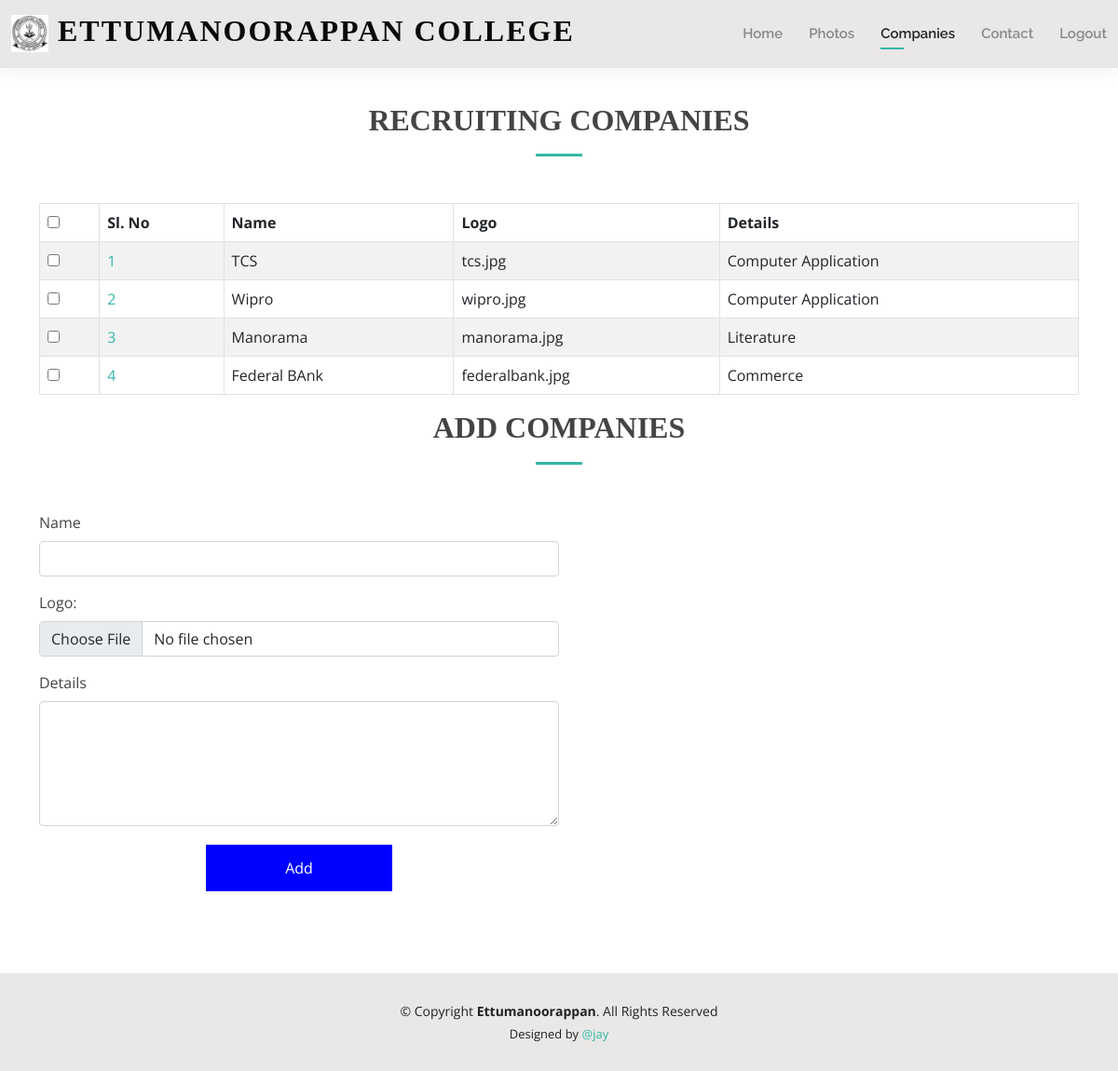
/loginpanel/Placement/company.php, run on the app's committed database.
### tables this page shows
CREATE TABLE `company` (
  `companyid` int(10) NOT NULL,
  `name` varchar(25) DEFAULT NULL,
  `logo` varchar(45) DEFAULT NULL,
  `details` varchar(200) DEFAULT NULL
);

### loginpanel/Placement/company.php (the view, shortened to what this page needs)
<!DOCTYPE html>
<html lang="en">
<head>
  <link href="assets/vendor/aos/aos.css" rel="stylesheet">
  <link href="assets/vendor/bootstrap/css/bootstrap.min.css" rel="stylesheet">
  <link href="assets/vendor/bootstrap-icons/bootstrap-icons.css" rel="stylesheet">
  <link href="assets/vendor/boxicons/css/boxicons.min.css" rel="stylesheet">
  <link href="assets/vendor/glightbox/css/glightbox.min.css" rel="stylesheet">
  <link href="assets/vendor/swiper/swiper-bundle.min.css" rel="stylesheet">
  <link href="assets/css/style.css" rel="stylesheet">
</head>
<body>
  <header id="header" class="fixed-top">
    <div class="container-fluid d-flex justify-content-between align-items-center">
      <h1 class="logo me-auto me-lg-0"><a href="indexhome.php"><img src="assets/img/etm.png" rel="icon">&nbsp;Ettumanoorappan College</a></h1>
      <nav id="navbar" class="navbar order-last order-lg-0">
        <ul>
          <li><a href="indexhome.php">Home</a></li>
          <li><a href="photo.php">Photos</a></li>
          <li><a class="active" href="company.php">Companies</a></li>
          <li><a href="contact.php">Contact</a></li>
	  <li><a href="logout.php">Logout</a></li>
        </ul>
      </nav>
    </div>
  </header>
  <main id="main">
    <section id="resume" class="resume">
      <div class="container" data-aos="fade-up">
        <div class="section-title">
          <h2>Recruiting Companies</h2>
        </div>
 <table id="dynamic-table" class="table table-striped table-bordered table-hover">
	<thead>
		<tr>
			<th class="center">
				<label class="pos-rel">
					<input type="checkbox" class="ace" />
				</label>
			</th>
			<th>Sl. No</th>
			<th>Name</th>
			<th>Logo</th>
			<th>Details</th>
		</tr>
	</thead>
	<tbody>
    		<?php
		include('../database.php');
		$sql="select * from company ORDER BY companyid ASC";
		$result = mysqli_query($conn, $sql); $i=1;
            	while($row = mysqli_fetch_assoc($result)){
             	?>
		<tr>
			<td class="center">
				<label class="pos-rel">
					<input type="checkbox" class="ace" />
				</label>
			</td>
			<td>
				<a href="#"><?= $i; ?></a>
			</td>
      			<td><?= $row['name']; ?></td>
			<td><?= $row['logo']; ?></td>
      			<td><?= $row['details']; ?></td>
		</tr>
    		<?php $i++;} ?>
	</tbody>
</table>
<div class="section-title">
          <h2>ADD Companies</h2>
        </div>
        <div class="col-6">
      <form action="addcompany.php" method="post">
        <div class="mb-3">
          <label class="form-label">Name</label>
          <input type="text" name="name" id="name" class="form-control" required>
        </div>
        <div class="mb-3">
          <label class="form-label">Logo: &nbsp;&nbsp;</label>
          <input type="file" name="logo" id="logo" class="form-control" required>
        </div>
        <div class="mb-3">
          <label class="form-label">Details</label>
          <textarea name="details" id="details" rows="5" class="form-control" required></textarea>
        </div>
        <div class="text-center"><button type="submit" name="submit" style="  background-color: blue;  border: none;  color: white; height:50px; width:200px;  text-decoration: none;  display: inline-block;
          font-size: 16px;  margin: 4px 2px;  cursor: pointer;">Add</button></div>
      </form><br>
      </div>
    </section>
  </main>
  <footer id="footer">
    <div class="container">
      <div class="copyright">
        &copy; Copyright <strong><span>Ettumanoorappan</span></strong>. All Rights Reserved
      </div>
      <div class="credits">
        Designed by <a href="#">@jay</a>
      </div>
    </div>
  </footer>
</body>
</html>

### loginpanel/Placement/assets/css/style.css (style rules this page uses)
body { font-family: "Open Sans", sans-serif; color: #444444; }
a { color: #34b7a7; text-decoration: none; }
h1, h2, h3, h4, h5, h6 { font-family: "Times New Roman", sans-serif; }
#main { margin-top: 50px; }
#header { background: #e9e8e6; box-shadow: 0px 0px 25px 0 rgba(0, 0, 0, 0.08); z-index: 997; padding: 15px 0; }
#header .logo { font-size: 32px; margin: 0; padding: 0; line-height: 1; font-weight: 600; font-family: Algerian; letter-spacing: 2px; text-transform: uppercase; }
#header .logo a { color: #0a0a0a; }
#header .logo img { max-height: 40px; }
.navbar { padding: 0; }
.navbar ul { margin: 0; padding: 0; display: flex; list-style: none; align-items: center; }
.navbar li { position: relative; padding: 10px 0 10px 28px; }
.navbar a, .navbar a:focus { display: flex; align-items: right; justify-content: space-between; font-family: "Raleway", sans-serif; font-size: 15px; font-weight: 600; color: #888888; white-space: nowrap; transition: 0.3s; position: relative; }
.navbar > ul > li > a:before { content: ""; position: absolute; width: 0; height: 2px; bottom: -5px; left: 0; background-color: #34b7a7; visibility: hidden; width: 0px; transition: all 0.3s ease-in-out 0s; }
.navbar a:hover:before, .navbar li:hover > a:before, .navbar .active:before { visibility: visible; width: 25px; }
.navbar a:hover, .navbar .active, .navbar .active:focus, .navbar li:hover > a { color: #222222; }
section { padding: 60px 0; }
.section-title { text-align: center; padding-bottom: 30px; }
.section-title h2 { font-size: 32px; font-weight: bold; text-transform: uppercase; margin-bottom: 20px; padding-bottom: 20px; position: relative; }
.section-title h2::after { content: ''; position: absolute; display: block; width: 50px; height: 3px; background: #34b7a7; bottom: 0; left: calc(50% - 25px); }
#footer { background: #e9e8e6; padding: 30px 0; color: #222222; font-size: 14px; text-align: center; }
#footer .credits { padding-top: 5px; font-size: 13px; }
#footer .credits a { color: #34b7a7; }

### data on the page
company: name "TCS", logo "tcs.jpg", details "Computer Application"
company: name "Wipro", logo "wipro.jpg", details "Computer Application"
company: name "Manorama", logo "manorama.jpg", details "Literature"
company: name "Federal BAnk", logo "federalbank.jpg", details "Commerce"
